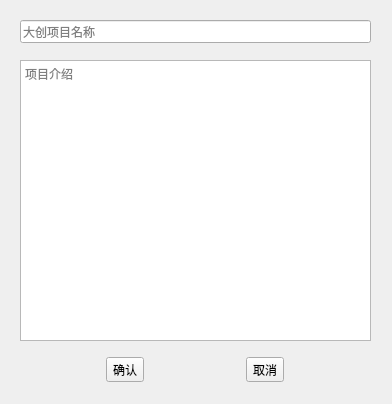
<?xml version="1.0" encoding="UTF-8"?>
<ui version="4.0">
 <class>AddProWidget</class>
 <widget class="QWidget" name="AddProWidget">
  <property name="geometry">
   <rect>
    <x>0</x>
    <y>0</y>
    <width>392</width>
    <height>404</height>
   </rect>
  </property>
  <property name="windowTitle">
   <string>新增大创项目</string>
  </property>
  <property name="windowIcon">
   <iconset resource="SIMS_res.qrc">
    <normaloff>:/SIM_System_Pics/resources/icon_login_2.png</normaloff>:/SIM_System_Pics/resources/icon_login_2.png</iconset>
  </property>
  <widget class="QLineEdit" name="NameEdit">
   <property name="geometry">
    <rect>
     <x>20</x>
     <y>20</y>
     <width>351</width>
     <height>23</height>
    </rect>
   </property>
   <property name="placeholderText">
    <string>大创项目名称</string>
   </property>
  </widget>
  <widget class="QTextEdit" name="IntroEdit">
   <property name="geometry">
    <rect>
     <x>20</x>
     <y>60</y>
     <width>351</width>
     <height>281</height>
    </rect>
   </property>
   <property name="placeholderText">
    <string>项目介绍</string>
   </property>
  </widget>
  <widget class="QWidget" name="widget" native="true">
   <property name="geometry">
    <rect>
     <x>10</x>
     <y>350</y>
     <width>371</width>
     <height>40</height>
    </rect>
   </property>
   <layout class="QHBoxLayout" name="horizontalLayout">
    <item>
     <widget class="QToolButton" name="toolButton">
      <property name="text">
       <string>确认</string>
      </property>
     </widget>
    </item>
    <item>
     <widget class="QToolButton" name="toolButton_2">
      <property name="text">
       <string>取消</string>
      </property>
     </widget>
    </item>
   </layout>
  </widget>
 </widget>
 <resources>
  <include location="SIMS_res.qrc"/>
 </resources>
 <connections/>
</ui>
